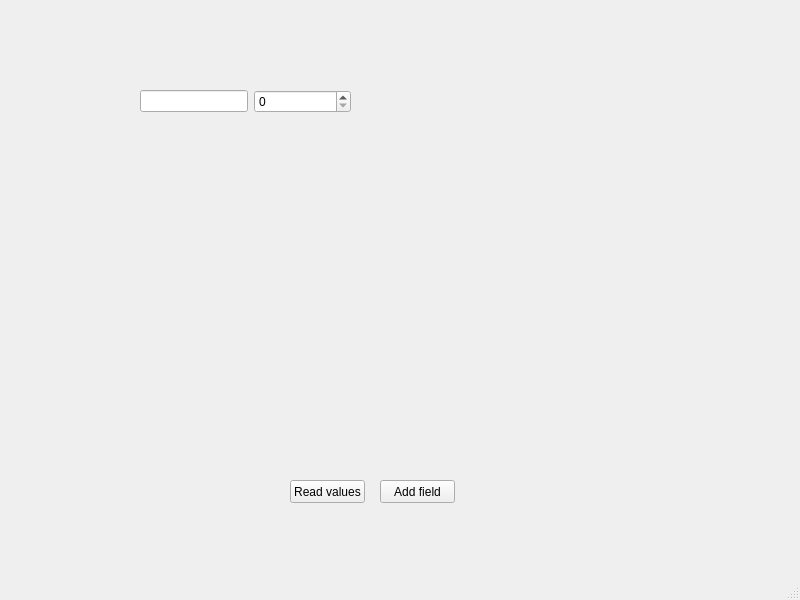
<?xml version="1.0" encoding="UTF-8"?>
<ui version="4.0">
 <class>MainWindow</class>
 <widget class="QMainWindow" name="MainWindow">
  <property name="geometry">
   <rect>
    <x>0</x>
    <y>0</y>
    <width>800</width>
    <height>600</height>
   </rect>
  </property>
  <property name="windowTitle">
   <string>MainWindow</string>
  </property>
  <widget class="QWidget" name="centralwidget">
   <widget class="QPushButton" name="pushButton">
    <property name="geometry">
     <rect>
      <x>380</x>
      <y>480</y>
      <width>75</width>
      <height>23</height>
     </rect>
    </property>
    <property name="text">
     <string>Add field</string>
    </property>
   </widget>
   <widget class="QWidget" name="formLayoutWidget">
    <property name="geometry">
     <rect>
      <x>140</x>
      <y>90</y>
      <width>211</width>
      <height>80</height>
     </rect>
    </property>
    <layout class="QFormLayout" name="formLayout">
     <item row="0" column="0">
      <widget class="QLineEdit" name="lineEdit"/>
     </item>
     <item row="0" column="1">
      <widget class="QSpinBox" name="spinBox"/>
     </item>
    </layout>
   </widget>
   <widget class="QPushButton" name="pushButton_2">
    <property name="geometry">
     <rect>
      <x>290</x>
      <y>480</y>
      <width>75</width>
      <height>23</height>
     </rect>
    </property>
    <property name="text">
     <string>Read values</string>
    </property>
   </widget>
  </widget>
  <widget class="QMenuBar" name="menubar">
   <property name="geometry">
    <rect>
     <x>0</x>
     <y>0</y>
     <width>800</width>
     <height>21</height>
    </rect>
   </property>
  </widget>
  <widget class="QStatusBar" name="statusbar"/>
 </widget>
 <resources/>
 <connections/>
</ui>
